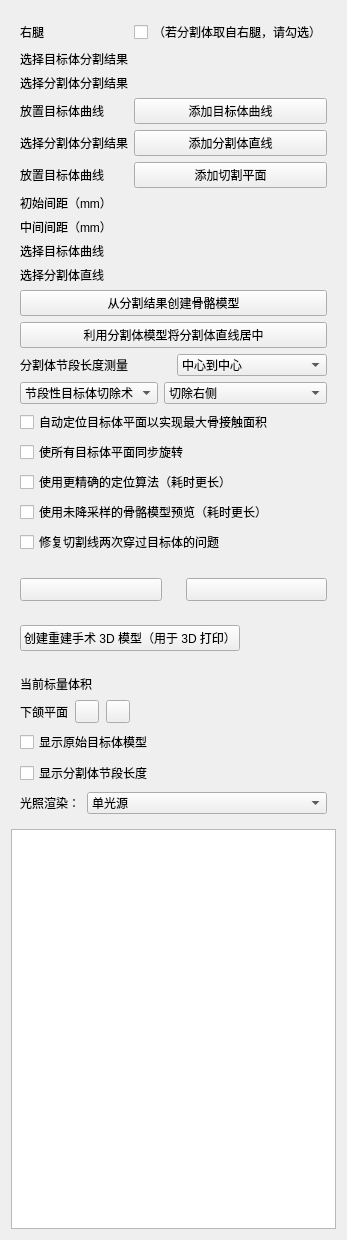
    <widget class="ctkCollapsibleButton" name="CollapsibleButton" native="true">
     <property name="text" stdset="0">
      <string>目标体重建规划</string>
     </property>
     <layout class="QVBoxLayout" name="verticalLayout_2">
      <item>
       <widget class="QFrame" name="parametersOfVSPFrame">
        <property name="minimumSize">
         <size>
          <width>0</width>
          <height>0</height>
         </size>
        </property>
        <property name="frameShape">
         <enum>QFrame::NoFrame</enum>
        </property>
        <property name="frameShadow">
         <enum>QFrame::Plain</enum>
        </property>
        <layout class="QVBoxLayout" name="verticalLayout_12">
         <item>
          <layout class="QFormLayout" name="formLayout">
           <property name="leftMargin">
            <number>0</number>
           </property>
           <property name="topMargin">
            <number>0</number>
           </property>
           <item row="1" column="0">
            <widget class="QLabel" name="label_10">
             <property name="text">
              <string>右腿</string>
             </property>
            </widget>
           </item>
           <item row="1" column="1">
            <widget class="QCheckBox" name="rightSideLegFibulaCheckBox">
             <property name="text">
              <string>（若分割体取自右腿，请勾选）</string>
             </property>
             <property name="checked">
              <bool>false</bool>
             </property>
            </widget>
           </item>
           <item row="2" column="0">
            <widget class="QLabel" name="label_2">
             <property name="text">
              <string>选择目标体分割结果</string>
             </property>
            </widget>
           </item>
           <item row="2" column="1">
            <widget class="qMRMLNodeComboBox" name="mandibularSegmentationSelector" native="true">
             <property name="enabled">
              <bool>true</bool>
             </property>
             <property name="nodeTypes" stdset="0">
              <stringlist>
               <string>vtkMRMLSegmentationNode</string>
              </stringlist>
             </property>
             <property name="addEnabled" stdset="0">
              <bool>false</bool>
             </property>
             <property name="removeEnabled" stdset="0">
              <bool>false</bool>
             </property>
            </widget>
           </item>
           <item row="3" column="0">
            <widget class="QLabel" name="label_3">
             <property name="text">
              <string>选择分割体分割结果</string>
             </property>
            </widget>
           </item>
           <item row="3" column="1">
            <widget class="qMRMLNodeComboBox" name="fibulaSegmentationSelector" native="true">
             <property name="enabled">
              <bool>true</bool>
             </property>
             <property name="nodeTypes" stdset="0">
              <stringlist>
               <string>vtkMRMLSegmentationNode</string>
              </stringlist>
             </property>
             <property name="addEnabled" stdset="0">
              <bool>false</bool>
             </property>
             <property name="removeEnabled" stdset="0">
              <bool>false</bool>
             </property>
            </widget>
           </item>
           <item row="4" column="0">
            <widget class="QLabel" name="label_6">
             <property name="text">
              <string>放置目标体曲线</string>
             </property>
             <property name="alignment">
              <set>Qt::AlignCenter</set>
             </property>
            </widget>
           </item>
           <item row="4" column="1">
            <widget class="QPushButton" name="addMandibularCurveButton">
             <property name="text">
              <string>添加目标体曲线</string>
             </property>
            </widget>
           </item>
           <item row="5" column="0">
            <widget class="QLabel" name="label_7">
             <property name="text">
              <string>选择分割体分割结果</string>
             </property>
             <property name="alignment">
              <set>Qt::AlignCenter</set>
             </property>
            </widget>
           </item>
           <item row="5" column="1">
            <widget class="QPushButton" name="addFibulaLineButton">
             <property name="text">
              <string>添加分割体直线</string>
             </property>
            </widget>
           </item>
           <item row="6" column="0">
            <widget class="QLabel" name="label_8">
             <property name="text">
              <string>放置目标体曲线</string>
             </property>
            </widget>
           </item>
           <item row="6" column="1">
            <widget class="QPushButton" name="addCutPlaneButton">
             <property name="text">
              <string>添加切割平面</string>
             </property>
            </widget>
           </item>
           <item row="7" column="0">
            <widget class="QLabel" name="label_4">
             <property name="text">
              <string>初始间距（mm）</string>
             </property>
            </widget>
           </item>
           <item row="7" column="1">
            <widget class="ctkDoubleSpinBox" name="initialSpinBox" native="true">
             <property name="decimals" stdset="0">
              <number>1</number>
             </property>
            </widget>
           </item>
           <item row="8" column="0">
            <widget class="QLabel" name="label_18">
             <property name="text">
              <string>中间间距（mm）</string>
             </property>
            </widget>
           </item>
           <item row="8" column="1">
            <widget class="ctkDoubleSpinBox" name="betweenSpinBox" native="true">
             <property name="decimals" stdset="0">
              <number>1</number>
             </property>
             <property name="value" stdset="0">
              <double>1.500000000000000</double>
             </property>
            </widget>
           </item>
           <item row="10" column="0">
            <widget class="QLabel" name="label_9">
             <property name="text">
              <string>选择目标体曲线</string>
             </property>
            </widget>
           </item>
           <item row="10" column="1">
            <widget class="qMRMLNodeComboBox" name="mandibleCurveSelector" native="true">
             <property name="enabled">
              <bool>true</bool>
             </property>
             <property name="nodeTypes" stdset="0">
              <stringlist>
               <string>vtkMRMLMarkupsCurveNode</string>
              </stringlist>
             </property>
             <property name="addEnabled" stdset="0">
              <bool>false</bool>
             </property>
             <property name="removeEnabled" stdset="0">
              <bool>false</bool>
             </property>
            </widget>
           </item>
           <item row="11" column="0">
            <widget class="QLabel" name="label_11">
             <property name="text">
              <string>选择分割体直线</string>
             </property>
            </widget>
           </item>
           <item row="11" column="1">
            <widget class="qMRMLNodeComboBox" name="fibulaLineSelector" native="true">
             <property name="enabled">
              <bool>true</bool>
             </property>
             <property name="nodeTypes" stdset="0">
              <stringlist>
               <string>vtkMRMLMarkupsLineNode</string>
              </stringlist>
             </property>
             <property name="addEnabled" stdset="0">
              <bool>false</bool>
             </property>
             <property name="removeEnabled" stdset="0">
              <bool>false</bool>
             </property>
            </widget>
           </item>
          </layout>
         </item>
         <item>
          <widget class="QPushButton" name="makeModelsButton">
           <property name="text">
            <string>从分割结果创建骨骼模型</string>
           </property>
          </widget>
         </item>
         <item>
          <widget class="QPushButton" name="centerFibulaLineButton">
           <property name="text">
            <string>利用分割体模型将分割体直线居中</string>
           </property>
          </widget>
         </item>
         <item>
          <layout class="QHBoxLayout" name="horizontalLayout">
           <property name="leftMargin">
            <number>0</number>
           </property>
           <property name="topMargin">
            <number>0</number>
           </property>
           <item>
            <widget class="QLabel" name="label_46">
             <property name="text">
              <string>分割体节段长度测量</string>
             </property>
            </widget>
           </item>
           <item>
            <widget class="QComboBox" name="fibulaSegmentsMeasurementModeComboBox">
             <property name="sizePolicy">
              <sizepolicy hsizetype="Minimum" vsizetype="Fixed">
               <horstretch>0</horstretch>
               <verstretch>0</verstretch>
              </sizepolicy>
             </property>
             <property name="toolTip">
              <string>分割体段测量模式。需要更新</string>
             </property>
             <item>
              <property name="text">
               <string>中心到中心</string>
              </property>
             </item>
             <item>
              <property name="text">
               <string>近端到近端</string>
              </property>
             </item>
             <item>
              <property name="text">
               <string>远端到远端</string>
              </property>
             </item>
            </widget>
           </item>
          </layout>
         </item>
         <item>
          <layout class="QFormLayout" name="formLayout_9">
           <property name="leftMargin">
            <number>0</number>
           </property>
           <property name="topMargin">
            <number>0</number>
           </property>
           <item row="0" column="0">
            <widget class="QComboBox" name="kindOfMandibleResectionComboBox">
             <item>
              <property name="text">
               <string>节段性目标体切除术</string>
              </property>
             </item>
             <item>
              <property name="text">
               <string>半目标体切除术</string>
              </property>
             </item>
            </widget>
           </item>
           <item row="0" column="1">
            <widget class="QComboBox" name="mandibleSideToRemoveComboBox">
             <item>
              <property name="text">
               <string>切除右侧</string>
              </property>
             </item>
             <item>
              <property name="text">
               <string>切除左侧</string>
              </property>
             </item>
             <item>
              <property name="text">
               <string/>
              </property>
             </item>
            </widget>
           </item>
          </layout>
         </item>
         <item>
          <widget class="QCheckBox" name="mandiblePlanesPositioningForMaximumBoneContactCheckBox">
           <property name="text">
            <string>自动定位目标体平面以实现最大骨接触面积</string>
           </property>
          </widget>
         </item>
         <item>
          <widget class="QCheckBox" name="makeAllMandiblePlanesRotateTogetherCheckBox">
           <property name="text">
            <string>使所有目标体平面同步旋转</string>
           </property>
          </widget>
         </item>
         <item>
          <widget class="QCheckBox" name="useMoreExactVersionOfPositioningAlgorithmCheckBox">
           <property name="toolTip">
            <string>编辑完成后使用</string>
           </property>
           <property name="text">
            <string>使用更精确的定位算法（耗时更长）</string>
           </property>
          </widget>
         </item>
         <item>
          <widget class="QCheckBox" name="useNonDecimatedBoneModelsForPreviewCheckBox">
           <property name="text">
            <string>使用未降采样的骨骼模型预览（耗时更长）</string>
           </property>
          </widget>
         </item>
         <item>
          <widget class="QCheckBox" name="fixCutGoesThroughTheMandibleTwiceCheckBox">
           <property name="text">
            <string>修复切割线两次穿过目标体的问题</string>
           </property>
          </widget>
         </item>
        </layout>
       </widget>
      </item>
      <item>
       <layout class="QHBoxLayout" name="horizontalLayout_3">
        <property name="sizeConstraint">
         <enum>QLayout::SetMaximumSize</enum>
        </property>
        <property name="leftMargin">
         <number>0</number>
        </property>
        <property name="topMargin">
         <number>0</number>
        </property>
        <item>
         <widget class="QFrame" name="updateVSPButtonsFrame">
          <property name="minimumSize">
           <size>
            <width>0</width>
            <height>0</height>
           </size>
          </property>
          <property name="frameShape">
           <enum>QFrame::NoFrame</enum>
          </property>
          <property name="frameShadow">
           <enum>QFrame::Plain</enum>
          </property>
          <layout class="QHBoxLayout" name="horizontalLayout_2">
           <item>
            <widget class="QToolButton" name="hardVSPUpdateButton">
             <property name="sizePolicy">
              <sizepolicy hsizetype="Minimum" vsizetype="Expanding">
               <horstretch>0</horstretch>
               <verstretch>0</verstretch>
              </sizepolicy>
             </property>
             <property name="toolTip">
              <string>强制更新（当正常更新无法正常工作时使用）</string>
             </property>
             <property name="autoFillBackground">
              <bool>true</bool>
             </property>
             <property name="text">
              <string/>
             </property>
            </widget>
           </item>
          </layout>
         </widget>
        </item>
        <item>
         <widget class="QFrame" name="frame">
          <property name="frameShape">
           <enum>QFrame::NoFrame</enum>
          </property>
          <property name="frameShadow">
           <enum>QFrame::Plain</enum>
          </property>
          <layout class="QHBoxLayout" name="horizontalLayout_4">
           <item>
            <widget class="QToolButton" name="lockVSPButton">
             <property name="sizePolicy">
              <sizepolicy hsizetype="Minimum" vsizetype="Expanding">
               <horstretch>0</horstretch>
               <verstretch>0</verstretch>
              </sizepolicy>
             </property>
             <property name="toolTip">
              <string>锁定对 VSP 的更新</string>
             </property>
             <property name="text">
              <string/>
             </property>
             <property name="checkable">
              <bool>true</bool>
             </property>
            </widget>
           </item>
          </layout>
         </widget>
        </item>
       </layout>
      </item>
      <item>
       <widget class="QFrame" name="create3DModelOfTheReconstructionFrame">
        <property name="frameShape">
         <enum>QFrame::NoFrame</enum>
        </property>
        <property name="frameShadow">
         <enum>QFrame::Plain</enum>
        </property>
        <layout class="QHBoxLayout" name="horizontalLayout_8">
         <item>
          <widget class="QPushButton" name="create3DModelOfTheReconstructionButton">
           <property name="text">
            <string>创建重建手术 3D 模型（用于 3D 打印）</string>
           </property>
          </widget>
         </item>
         <item>
          <widget class="qMRMLNodeComboBox" name="condylarBeamModelSelector" native="true">
           <property name="nodeTypes" stdset="0">
            <stringlist notr="true">
             <string>vtkMRMLModelNode</string>
            </stringlist>
           </property>
           <property name="hideChildNodeTypes" stdset="0">
            <stringlist notr="true"/>
           </property>
           <property name="noneEnabled" stdset="0">
            <bool>true</bool>
           </property>
           <property name="addEnabled" stdset="0">
            <bool>false</bool>
           </property>
           <property name="removeEnabled" stdset="0">
            <bool>false</bool>
           </property>
           <property name="interactionNodeSingletonTag" stdset="0">
            <string notr="true">Singleton</string>
           </property>
           <property name="noneDisplay" stdset="0">
            <string>没有髁间梁</string>
           </property>
          </widget>
         </item>
        </layout>
       </widget>
      </item>
      <item>
       <widget class="QFrame" name="visualizationControlsOfVPSFrame">
        <property name="minimumSize">
         <size>
          <width>100</width>
          <height>135</height>
         </size>
        </property>
        <property name="frameShape">
         <enum>QFrame::NoFrame</enum>
        </property>
        <property name="frameShadow">
         <enum>QFrame::Plain</enum>
        </property>
        <layout class="QVBoxLayout" name="verticalLayout_10">
         <property name="spacing">
          <number>7</number>
         </property>
         <item>
          <layout class="QFormLayout" name="formLayout_11">
           <property name="verticalSpacing">
            <number>7</number>
           </property>
           <property name="leftMargin">
            <number>0</number>
           </property>
           <property name="topMargin">
            <number>0</number>
           </property>
           <item row="0" column="0">
            <widget class="QLabel" name="label">
             <property name="text">
              <string>当前标量体积</string>
             </property>
            </widget>
           </item>
           <item row="0" column="1">
            <widget class="qMRMLNodeComboBox" name="scalarVolumeSelector" native="true">
             <property name="enabled">
              <bool>true</bool>
             </property>
             <property name="nodeTypes" stdset="0">
              <stringlist>
               <string>vtkMRMLScalarVolumeNode</string>
              </stringlist>
             </property>
             <property name="addEnabled" stdset="0">
              <bool>false</bool>
             </property>
             <property name="removeEnabled" stdset="0">
              <bool>false</bool>
             </property>
            </widget>
           </item>
          </layout>
         </item>
         <item>
          <layout class="QHBoxLayout" name="horizontalLayout_6">
           <property name="sizeConstraint">
            <enum>QLayout::SetMaximumSize</enum>
           </property>
           <property name="leftMargin">
            <number>0</number>
           </property>
           <property name="topMargin">
            <number>0</number>
           </property>
           <item>
            <widget class="QLabel" name="label_47">
             <property name="sizePolicy">
              <sizepolicy hsizetype="Minimum" vsizetype="Preferred">
               <horstretch>0</horstretch>
               <verstretch>0</verstretch>
              </sizepolicy>
             </property>
             <property name="text">
              <string>下颌平面</string>
             </property>
            </widget>
           </item>
           <item>
            <widget class="QToolButton" name="showMandiblePlanesToolButton">
             <property name="text">
              <string/>
             </property>
             <property name="checkable">
              <bool>true</bool>
             </property>
            </widget>
           </item>
           <item>
            <widget class="QToolButton" name="showMandiblePlanesInteractionHandlesToolButton">
             <property name="text">
              <string/>
             </property>
             <property name="checkable">
              <bool>true</bool>
             </property>
            </widget>
           </item>
           <item>
            <spacer name="horizontalSpacer">
             <property name="orientation">
              <enum>Qt::Horizontal</enum>
             </property>
             <property name="sizeHint" stdset="0">
              <size>
               <width>40</width>
               <height>20</height>
              </size>
             </property>
            </spacer>
           </item>
          </layout>
         </item>
         <item>
          <widget class="QCheckBox" name="showOriginalMandibleCheckBox">
           <property name="text">
            <string>显示原始目标体模型</string>
           </property>
          </widget>
         </item>
         <item>
          <widget class="QCheckBox" name="showFibulaSegmentsLengthsCheckBox">
           <property name="text">
            <string>显示分割体节段长度</string>
           </property>
          </widget>
         </item>
         <item>
          <layout class="QFormLayout" name="formLayout_10">
           <property name="topMargin">
            <number>0</number>
           </property>
           <item row="0" column="0">
            <widget class="QLabel" name="label_45">
             <property name="text">
              <string>光照渲染：</string>
             </property>
            </widget>
           </item>
           <item row="0" column="1">
            <widget class="QComboBox" name="lightsRenderingComboBox">
             <item>
              <property name="text">
               <string>单光源</string>
              </property>
             </item>
             <item>
              <property name="text">
               <string>单光源 + 阴影</string>
              </property>
             </item>
             <item>
              <property name="text">
               <string>多光源</string>
              </property>
             </item>
             <item>
              <property name="text">
               <string>多光源 + 阴影</string>
              </property>
             </item>
            </widget>
           </item>
          </layout>
         </item>
        </layout>
       </widget>
      </item>
      <item>
       <widget class="qMRMLSubjectHierarchyTreeView" name="nodesControlView">
        <property name="minimumSize">
         <size>
          <width>0</width>
          <height>400</height>
         </size>
        </property>
        <property name="nodeTypes" stdset="0">
         <stringlist>
          <string>vtkMRMLMarkupsNode</string>
          <string>vtkMRMLModelNode</string>
         </stringlist>
        </property>
        <property name="idColumnVisible" stdset="0">
         <bool>false</bool>
        </property>
        <property name="transformColumnVisible" stdset="0">
         <bool>false</bool>
        </property>
       </widget>
      </item>
     </layout>
    </widget>
